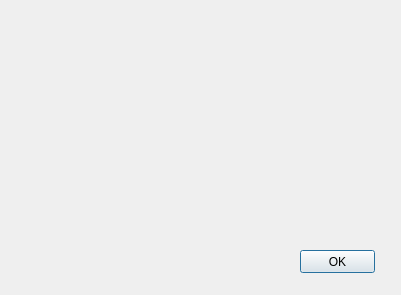
<?xml version="1.0" encoding="UTF-8"?>
<ui version="4.0">
 <class>myInfo</class>
 <widget class="QDialog" name="myInfo">
  <property name="geometry">
   <rect>
    <x>0</x>
    <y>0</y>
    <width>401</width>
    <height>295</height>
   </rect>
  </property>
  <property name="windowTitle">
   <string>Info</string>
  </property>
  <property name="styleSheet">
   <string notr="true"/>
  </property>
  <widget class="QPushButton" name="pushButton">
   <property name="geometry">
    <rect>
     <x>300</x>
     <y>250</y>
     <width>75</width>
     <height>23</height>
    </rect>
   </property>
   <property name="styleSheet">
    <string notr="true"/>
   </property>
   <property name="text">
    <string>OK</string>
   </property>
  </widget>
 </widget>
 <resources/>
 <connections/>
</ui>
